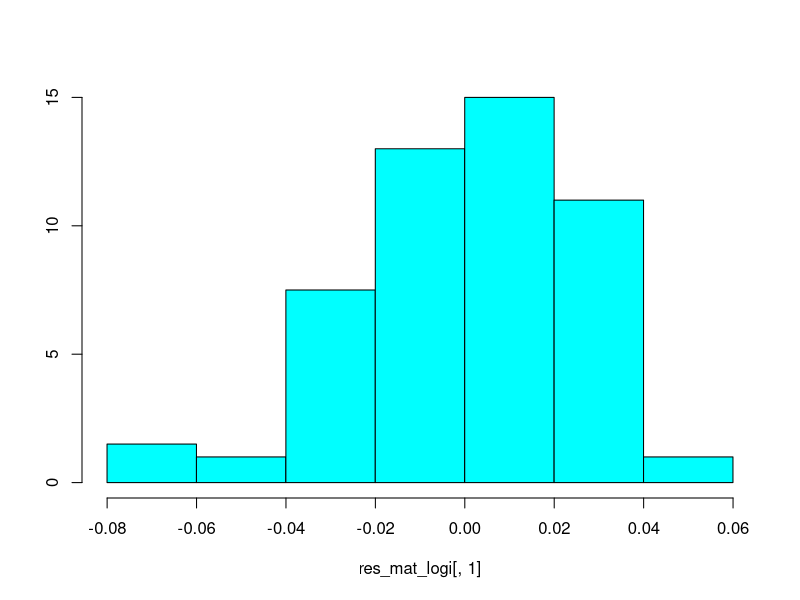
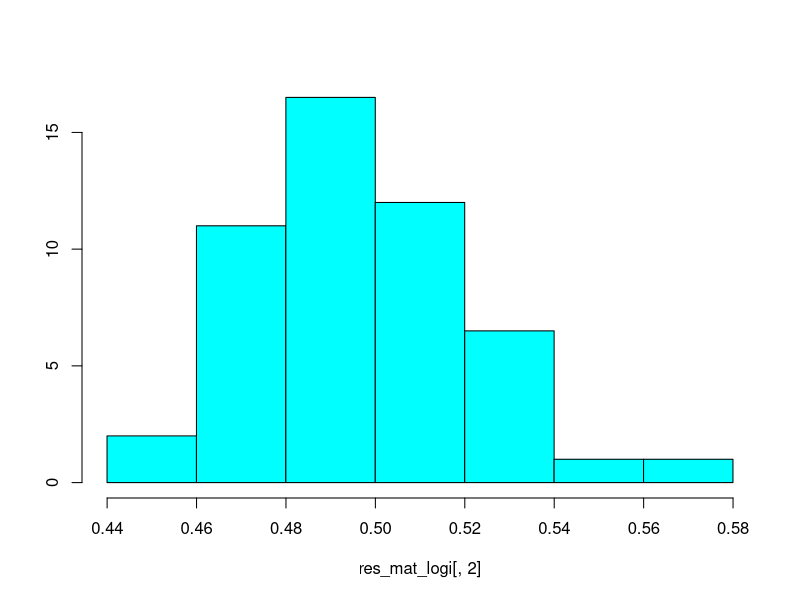
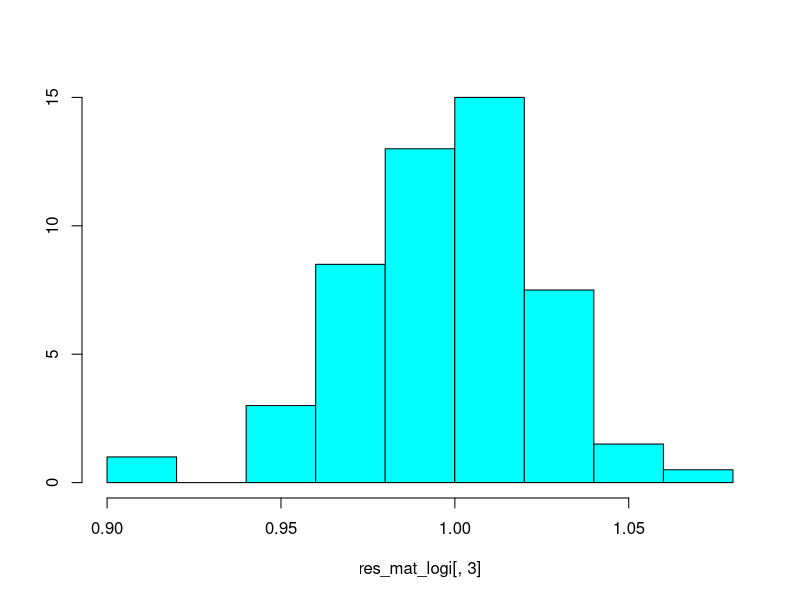
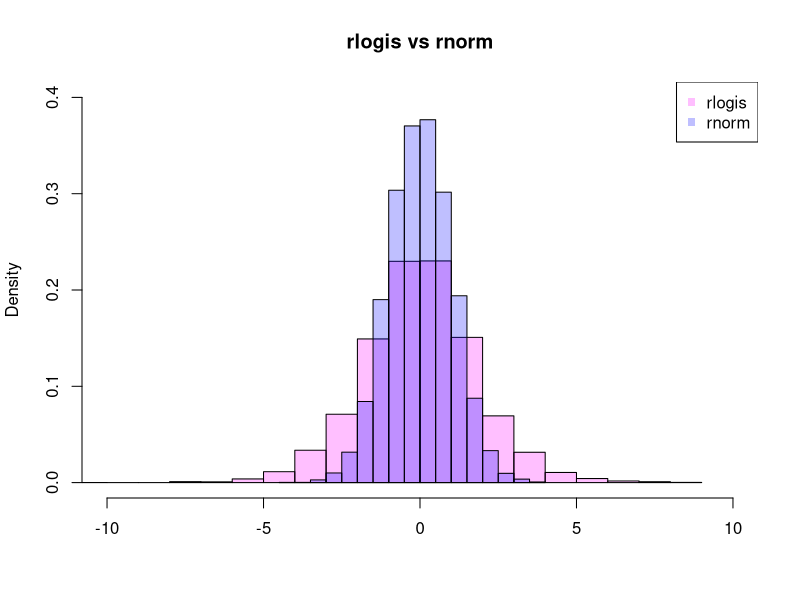

Recreate these plots in R, in order.
## ---- chunk 1
n <- 10000 # データサイズ
b0 <- 0.0  # 切片 
b1 <- 0.5  # 説明変数x1の回帰係数
b2 <- 1.0  # 説明変数x2の回帰係数
th <- 0.5  # 目的変数を1/0に丸める閾値
## ---- chunk 2
simulate_logi <- function(n, b0, b1, b2, th) {
   
   x1 <- rnorm(n, 0, 1)
   x2 <- rnorm(n, 0, 1)
   e  <- rlogis(n)
   
   l <- b0 + x1 * b1 + x2 * b2 + e
   p <- exp(l) / (1 + exp(l))
   
   dat <- data.frame(
      y = ifelse(p > th, 1, 0),
      x1 = x1,
      x2 = x2
   )
   
   glm(y ~ ., data = dat, family = binomial("logit"))
}
## ---- chunk 3
simulate_logi(n, b0, b1, b2, th)$coef
## ---- chunk 4
set.seed(123)
N   <- 100 # シミュレーションの回数
eff <- 3   # 推定値の数
res_mat_logi <- matrix(0, N, eff) # 結果の格納用
for (i in 1:N) {
   res_mat_logi[i, ] <- simulate_logi(n, b0, b1, b2, th)$coef
}
## ---- chunk 5
summary(res_mat_logi)
## ---- chunk 6
MASS::truehist(res_mat_logi[, 1])
MASS::truehist(res_mat_logi[, 2])
MASS::truehist(res_mat_logi[, 3])
## ---- chunk 7
simulate_norm <- function(n, b0, b1, b2, th) {
   
   x1 <- rnorm(n, 0, 1)
   x2 <- rnorm(n, 0, 1)
   e  <- rnorm(n, 0, 1) # ここだけ変更する
   
   l <- b0 + x1 * b1 + x2 * b2 + e
   p <- exp(l) / (1 + exp(l))
   
   dat <- data.frame(
      y = ifelse(p > th, 1, 0),
      x1 = x1,
      x2 = x2
   )
   
   glm(y ~ ., data = dat, family = binomial("logit"))
}
## ---- chunk 8
set.seed(123)
res_mat_norm <- matrix(0, N, eff) # 結果の格納用
for (i in 1:N) {
   res_mat_norm[i, ] <- simulate_norm(n, b0, b1, b2, th)$coef
}
## ---- chunk 9
summary(res_mat_norm)
## ---- chunk 10
mean(res_mat_norm[, 2] / res_mat_logi[, 2])
mean(res_mat_norm[, 3] / res_mat_logi[, 3])
## ---- chunk 11
sd(rlogis(10000)) / var(rnorm(10000))
## ---- chunk 12
color <- c("#ff00ff40", "#0000ff40")
hist(rlogis(10000), xlim = c(-10, 10), ylim = c(0, 0.4), col = color[1], probability = T,
     xlab = "", main = "rlogis vs rnorm")
hist(rnorm(10000), xlim = c(-10, 10), ylim = c(0, 0.4), col = color[2], probability = T, add = T)
labels <- c("rlogis", "rnorm")
legend("topright", legend = labels, col = color, pch = 15, cex = 1)
